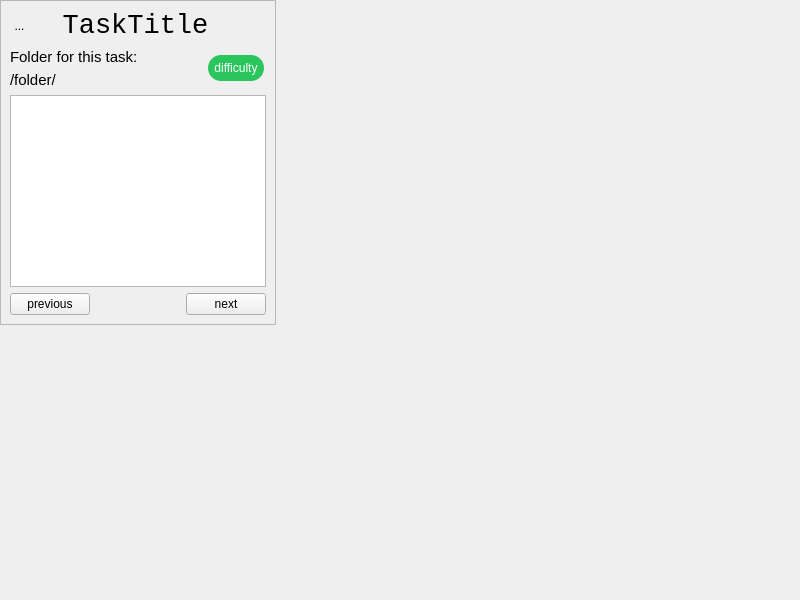
<?xml version="1.0" encoding="UTF-8"?>
<ui version="4.0">
 <class>LearnEnvironment</class>
 <widget class="QWidget" name="LearnEnvironment">
  <property name="geometry">
   <rect>
    <x>0</x>
    <y>0</y>
    <width>800</width>
    <height>600</height>
   </rect>
  </property>
  <property name="windowTitle">
   <string>LearnEnvironment</string>
  </property>
  <widget class="QWidget" name="centralwidget">
   <layout class="QGridLayout" name="gridLayout">
    <property name="leftMargin">
     <number>0</number>
    </property>
    <property name="topMargin">
     <number>0</number>
    </property>
    <property name="rightMargin">
     <number>0</number>
    </property>
    <property name="bottomMargin">
     <number>0</number>
    </property>
    <item row="0" column="0">
     <widget class="QScrollArea" name="scrollArea">
      <property name="widgetResizable">
       <bool>true</bool>
      </property>
      <widget class="QWidget" name="scrollAreaWidgetContents">
       <property name="geometry">
        <rect>
         <x>0</x>
         <y>0</y>
         <width>798</width>
         <height>598</height>
        </rect>
       </property>
       <layout class="QHBoxLayout" name="horizontalLayout_2">
        <item>
         <layout class="QVBoxLayout" name="mainVLayout">
          <item>
           <layout class="QHBoxLayout" name="mainTitleHLayout" stretch="0,1,0">
            <item>
             <widget class="QToolButton" name="menuButton">
              <property name="baseSize">
               <size>
                <width>0</width>
                <height>0</height>
               </size>
              </property>
              <property name="cursor">
               <cursorShape>PointingHandCursor</cursorShape>
              </property>
              <property name="styleSheet">
               <string notr="true"> border: none;
background: transparent;
padding: 0;
  </string>
              </property>
              <property name="text">
               <string>...</string>
              </property>
              <property name="icon">
               <iconset resource="resources.qrc">
                <normaloff>:/resource/icons/menu.png</normaloff>:/resource/icons/menu.png</iconset>
              </property>
              <property name="iconSize">
               <size>
                <width>25</width>
                <height>25</height>
               </size>
              </property>
              <property name="checkable">
               <bool>false</bool>
              </property>
             </widget>
            </item>
            <item>
             <widget class="QLabel" name="mainTitleLabel">
              <property name="font">
               <font>
                <family>Monospace</family>
                <pointsize>20</pointsize>
               </font>
              </property>
              <property name="styleSheet">
               <string notr="true"/>
              </property>
              <property name="text">
               <string>TaskTitle</string>
              </property>
              <property name="alignment">
               <set>Qt::AlignmentFlag::AlignCenter</set>
              </property>
             </widget>
            </item>
            <item>
             <spacer name="titleBarSpacer">
              <property name="orientation">
               <enum>Qt::Orientation::Horizontal</enum>
              </property>
              <property name="sizeHint" stdset="0">
               <size>
                <width>30</width>
                <height>30</height>
               </size>
              </property>
             </spacer>
            </item>
           </layout>
          </item>
          <item>
           <layout class="QHBoxLayout" name="folderTaskHLayout" stretch="1,0">
            <property name="spacing">
             <number>0</number>
            </property>
            <property name="sizeConstraint">
             <enum>QLayout::SizeConstraint::SetDefaultConstraint</enum>
            </property>
            <item>
             <widget class="QLabel" name="folderLabel">
              <property name="sizePolicy">
               <sizepolicy hsizetype="Preferred" vsizetype="Minimum">
                <horstretch>0</horstretch>
                <verstretch>0</verstretch>
               </sizepolicy>
              </property>
              <property name="text">
               <string>&lt;!DOCTYPE HTML PUBLIC &quot;-//W3C//DTD HTML 4.0//EN&quot; &quot;http://www.w3.org/TR/REC-html40/strict.dtd&quot;&gt;
&lt;html&gt;&lt;head&gt;&lt;meta name=&quot;qrichtext&quot; content=&quot;1&quot; /&gt;&lt;meta charset=&quot;utf-8&quot; /&gt;&lt;style type=&quot;text/css&quot;&gt;
p, li { white-space: pre-wrap; }
hr { height: 1px; border-width: 0; }
li.unchecked::marker { content: &quot;\2610&quot;; }
li.checked::marker { content: &quot;\2612&quot;; }
&lt;/style&gt;&lt;/head&gt;&lt;body style=&quot; font-family:'Ubuntu'; font-size:11pt; font-weight:400; font-style:normal;&quot;&gt;
&lt;p style=&quot; margin-top:12px; margin-bottom:12px; margin-left:0px; margin-right:0px; -qt-block-indent:0; text-indent:0px; line-height:60%;&quot;&gt;Folder for this task:&lt;/p&gt;
&lt;p style=&quot; margin-top:12px; margin-bottom:12px; margin-left:0px; margin-right:0px; -qt-block-indent:0; text-indent:0px;&quot;&gt;&lt;span style=&quot;font-family:'monospace'; color:'#444444';&quot;&gt;/folder/&lt;/span&gt;&lt;/p&gt;&lt;/body&gt;&lt;/html&gt;</string>
              </property>
             </widget>
            </item>
            <item>
             <widget class="QLabel" name="difficultyLabel">
              <property name="sizePolicy">
               <sizepolicy hsizetype="Fixed" vsizetype="Fixed">
                <horstretch>0</horstretch>
                <verstretch>0</verstretch>
               </sizepolicy>
              </property>
              <property name="styleSheet">
               <string notr="true">background-color: rgb(42, 197, 93);
color: white;
border-radius: 13;
padding: 6;
margin: 2;
font: 9pt &quot;Monospace&quot;;
text-transform: uppercase;</string>
              </property>
              <property name="text">
               <string>difficulty</string>
              </property>
              <property name="textFormat">
               <enum>Qt::TextFormat::RichText</enum>
              </property>
              <property name="alignment">
               <set>Qt::AlignmentFlag::AlignCenter</set>
              </property>
             </widget>
            </item>
           </layout>
          </item>
          <item>
           <widget class="QListWidget" name="subtaskListWidget">
            <property name="focusPolicy">
             <enum>Qt::FocusPolicy::NoFocus</enum>
            </property>
            <property name="styleSheet">
             <string notr="true"/>
            </property>
            <property name="selectionMode">
             <enum>QAbstractItemView::SelectionMode::NoSelection</enum>
            </property>
            <property name="verticalScrollMode">
             <enum>QAbstractItemView::ScrollMode::ScrollPerPixel</enum>
            </property>
            <property name="horizontalScrollMode">
             <enum>QAbstractItemView::ScrollMode::ScrollPerPixel</enum>
            </property>
           </widget>
          </item>
          <item>
           <layout class="QHBoxLayout" name="bottomNavHLayout">
            <item>
             <widget class="QPushButton" name="previousButton">
              <property name="cursor">
               <cursorShape>PointingHandCursor</cursorShape>
              </property>
              <property name="text">
               <string>previous</string>
              </property>
             </widget>
            </item>
            <item>
             <spacer name="bottomNavSpacer">
              <property name="orientation">
               <enum>Qt::Orientation::Horizontal</enum>
              </property>
              <property name="sizeHint" stdset="0">
               <size>
                <width>40</width>
                <height>20</height>
               </size>
              </property>
             </spacer>
            </item>
            <item>
             <widget class="QPushButton" name="nextButton">
              <property name="cursor">
               <cursorShape>PointingHandCursor</cursorShape>
              </property>
              <property name="text">
               <string>next</string>
              </property>
             </widget>
            </item>
           </layout>
          </item>
         </layout>
        </item>
       </layout>
      </widget>
     </widget>
    </item>
   </layout>
  </widget>
 </widget>
 <resources>
  <include location="resources.qrc"/>
 </resources>
 <connections/>
</ui>
